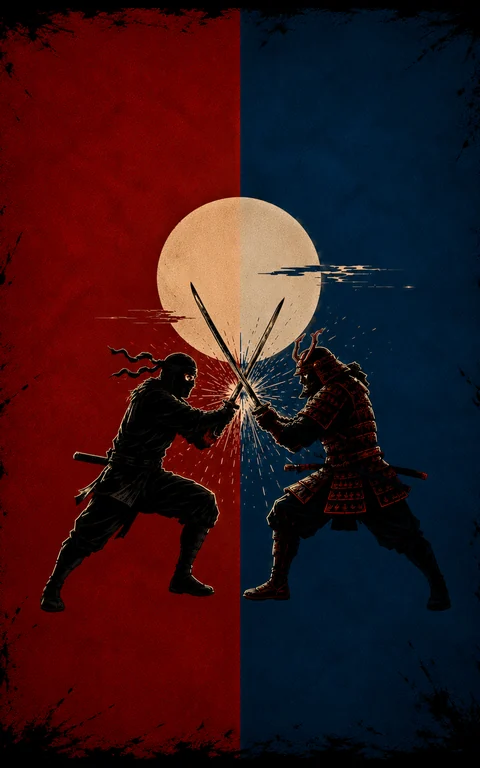
#> input picture rules/media/cards/back.webp, 480 x 768 px, found by its file name
$ python -i compose-table-backs.py   (imports and definitions only)
#> lines starting #> are read from the running program, lines starting #| are printed output that depends on the picture; after the words box and inside, x2 and y2 are one past the last pixel; in counts of white or black regions, pixels touching at a corner belong together
# -*- coding: utf-8 -*-
"""Стол: все рубашки (колода, веера рук, карта ловушки) — новая белая рубашка с тушью
(rules/media/cards/back.webp = media/backs/default.png в 5:8). Старые нарисованные
веера и колода закрашиваются клоном текстуры стола, поверх кладутся новые слои.
Слои строятся в 4× и поворачиваются до уменьшения. Аргументы: <src.webp> <out.webp>"""
import sys, os, math
from PIL import Image, ImageDraw, ImageFilter, ImageOps
# [2 lines not run here, left out]
# [1 line that did not run here, left out]
# [1 line not run here, left out]
S = 4
CW, CH = 40, 64            # карта в руке / колоде, px картинки
BACK = 'rules/media/cards/back.webp'

def down(l): return l.resize((max(1, round(l.width / S)), max(1, round(l.height / S))), Image.LANCZOS)
def rot(l, deg): return l.rotate(deg, Image.BICUBIC, expand=True)
def shadow(layer, blur=3, dx=2, dy=3, op=0.45):
    a = layer.split()[3]
    sh = Image.new('RGBA', (layer.width + 2*blur + abs(dx), layer.height + 2*blur + abs(dy)), (0, 0, 0, 0))
    sh.paste(Image.new('RGBA', layer.size, (20, 10, 0, int(255*op))), (blur + max(dx, 0), blur + max(dy, 0)), a)
    return sh.filter(ImageFilter.GaussianBlur(blur)), (blur, blur)
def paste_center(base, layer, cx, cy, with_shadow=True):
    if with_shadow:
        sh, off = shadow(layer)
        base.alpha_composite(sh, (int(round(cx - layer.width/2 - off[0])), int(round(cy - layer.height/2 - off[1]))))
    base.alpha_composite(layer, (int(round(cx - layer.width/2)), int(round(cy - layer.height/2))))

def card_face(webp, w=CW*S, h=CH*S, b=1*S, outline=(120, 100, 70, 255)):
#> called with webp = 'rules/media/cards/back.webp', w = 160, h = 256, b = 4, outline = (120, 100, 70, 255)
    art = Image.open(webp).convert('RGBA')
    tw = round(art.height * (w - 2*b) / (h - 2*b))
#> tw = 471
    if art.width > tw:
        x0 = (art.width - tw) // 2; art = art.crop((x0, 0, x0 + tw, art.height))
#> after `x0 = (art.width - tw) // 2`: x0 = 4
    art = art.resize((w - 2*b, h - 2*b), Image.LANCZOS)
#> art: PIL image 152x248 RGBA
    card = Image.new('RGBA', (w, h), (0, 0, 0, 0))
#> card: PIL image 160x256 RGBA; every value is 0
    m = Image.new('L', (w, h), 0); ImageDraw.Draw(m).rounded_rectangle((0, 0, w-1, h-1), 3*S, fill=255)
#> after `m = Image.new('L', (w, h), 0)`: m: PIL image 160x256 L; every value is 0
#> after `ImageDraw.Draw(m).rounded_rectangle((0, 0, w - 1, h - 1), 3 * S, fill=`:
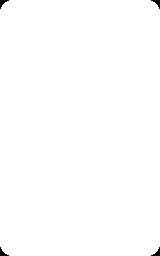
#> m: PIL image 160x256 L; 99.7% white; 4 black regions, box (x1, y1, x2, y2) and area: (0, 0, 9, 9) 34, (151, 0, 160, 9) 34, (0, 247, 9, 256) 34, (151, 247, 160, 256) 34
    card.paste((246, 240, 228, 255), (0, 0, w, h), m)
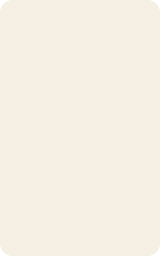
#> card: PIL image 160x256 RGBA; mean R, G, B, A 245.2, 239.2, 227.2, 254.2; transparent parts drawn white
    card.alpha_composite(art, (b, b))
    d = ImageDraw.Draw(card); d.rounded_rectangle((0, 0, w-1, h-1), 3*S, outline=outline, width=S//2)
    return card

# --- клон текстуры стола: чистый кусок без предметов, кладём с мягкой эллиптической маской ---
# [1 line that did not run here, left out]
def clean(cx, cy, rx, ry, ang=0):
    """Закрасить эллипс (центр, полуоси, поворот) текстурой стола."""
    w, h = int(rx*2 + 20), int(ry*2 + 20)
    tex = Image.new('RGBA', (w, h))
    for y in range(0, h, PATCH.height):
        for x in range(0, w, PATCH.width):
            tex.paste(PATCH, (x, y))
    m = Image.new('L', (w*S, h*S), 0)
    ImageDraw.Draw(m).ellipse((10*S, 10*S, (10+2*rx)*S, (10+2*ry)*S), fill=255)
    m = m.resize((w, h), Image.LANCZOS).filter(ImageFilter.GaussianBlur(2))
    if ang:
        tex = tex.rotate(ang, Image.BICUBIC, expand=False); m = m.rotate(ang, Image.BICUBIC, expand=False)
    tex.putalpha(m)
    im.alpha_composite(tex, (int(cx - w/2), int(cy - h/2)))

BACKCARD = card_face(BACK)
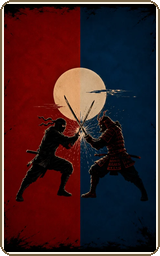
#> BACKCARD: PIL image 160x256 RGBA; mean R, G, B, A 62.7, 32.5, 35.2, 254.2; transparent parts drawn white

def fan(cards):
    """cards: [(cx, cy, angle)] — снизу вверх по стопке."""
    for cx, cy, a in cards:
        paste_center(im, down(rot(BACKCARD, a)), cx, cy)

# ---------- 1. руки: четыре веера ----------
HANDS = {
 'top':    dict(clean=(716, 290, 52, 38, 0),   cards=[(699, 281, -40), (715, 286, -36), (731, 291, -32), (747, 296, -28)]),
 'left':   dict(clean=(300, 690, 40, 52, 0),   cards=[(287, 668, -35), (295, 683, -32), (303, 698, -29), (311, 713, -26)]),
 'right':  dict(clean=(930, 695, 46, 56, 0),   cards=[(936, 668, -60), (931, 685, -56), (928, 702, -52), (927, 719, -48)]),
 'bottom': dict(clean=(482, 878, 54, 40, 0),   cards=[(462, 878, -12), (482, 880, -8), (502, 880, -4)]),
}
# [5 lines not run here, left out]
DW, DH = 44, 70
deckcard = card_face(BACK, DW*S, DH*S)
#> call 2 of card_face, with webp = 'rules/media/cards/back.webp', w = 176, h = 280, b = 4, outline = (120, 100, 70, 255)
#> in card_face (call 2), `art = art.resize((w - 2*b, h - 2*b), Image.LANCZOS)`:
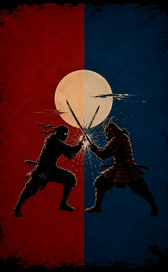
#> art: PIL image 168x272 RGBA; mean R, G, B, A 52.8, 21.2, 25.9, 255
#> in card_face (call 2), `card = Image.new('RGBA', (w, h), (0, 0, 0, 0))`: card: PIL image 176x280 RGBA; every value is 0
#> in card_face (call 2), `m = Image.new('L', (w, h), 0)`: m: PIL image 176x280 L; every value is 0
#> in card_face (call 2), `ImageDraw.Draw(m).rounded_rectangle((0, 0, w - 1, h - 1), 3 * S, fill=`: m: PIL image 176x280 L; 99.7% white; 4 black regions, box (x1, y1, x2, y2) and area: (0, 0, 9, 9) 34, (167, 0, 176, 9) 34, (0, 271, 9, 280) 34, (167, 271, 176, 280) 34
#> in card_face (call 2), `card.alpha_composite(art, (b, b))`:
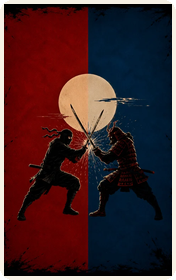
#> card: PIL image 176x280 RGBA; mean R, G, B, A 66.2, 36.4, 40, 254.3; transparent parts drawn white
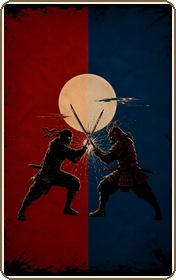
#> deckcard: PIL image 176x280 RGBA; mean R, G, B, A 61.7, 31.5, 34.4, 254.3; transparent parts drawn white
# [5 lines not run here, left out]

# ---------- 3. ловушка левого игрока: та же рубашка боком + фигурка капкана ----------
trapback = down(rot(card_face(BACK, 44*S, 70*S), 90 - 8))
#> in down, `def down(l): return l.resize((max(1, round(l.width / S)), max(1, round..`:
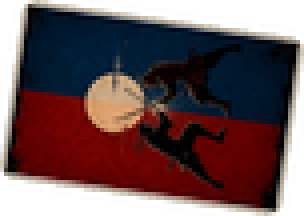
#> returned value: PIL image 76x54 RGBA (shown 4 times larger); mean R, G, B, A 57, 32.8, 33.2, 193.9; transparent parts drawn white
# [2 lines not run here, left out]
# [1 line that did not run here, left out]
# [4 lines not run here, left out]

>>> result = card_face('../rules/media/cards/back.webp')

$ run again, on rules/media/cards/112-en.webp
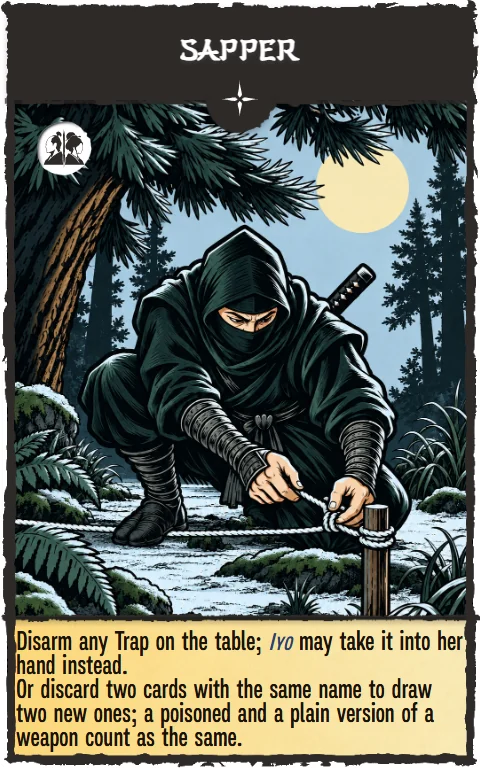
#> input picture rules/media/cards/112-en.webp, 480 x 768 px
#> in card_face, art is the input picture: PIL image 480x768 RGBA; mean R, G, B, A 93.7, 97.7, 88.3, 255
#> in card_face (call 4), `art = art.resize((w - 2*b, h - 2*b), Image.LANCZOS)`:
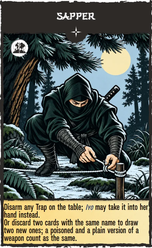
#> art: PIL image 152x248 RGBA; mean R, G, B, A 90.9, 94.9, 85.3, 255
#> m: PIL image 160x256 L; every value is 0
#> m: PIL image 160x256 L; 99.7% white; 4 black regions, box (x1, y1, x2, y2) and area: (0, 0, 9, 9) 34, (151, 0, 160, 9) 34, (0, 247, 9, 256) 34, (151, 247, 160, 256) 34
#> `result = card_face('../rules/media/cards/back.webp')`:
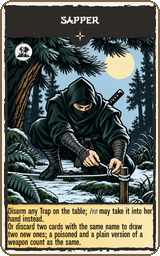
#> result: PIL image 160x256 RGBA; mean R, G, B, A 97.5, 100.2, 89.8, 254.2; transparent parts drawn white
